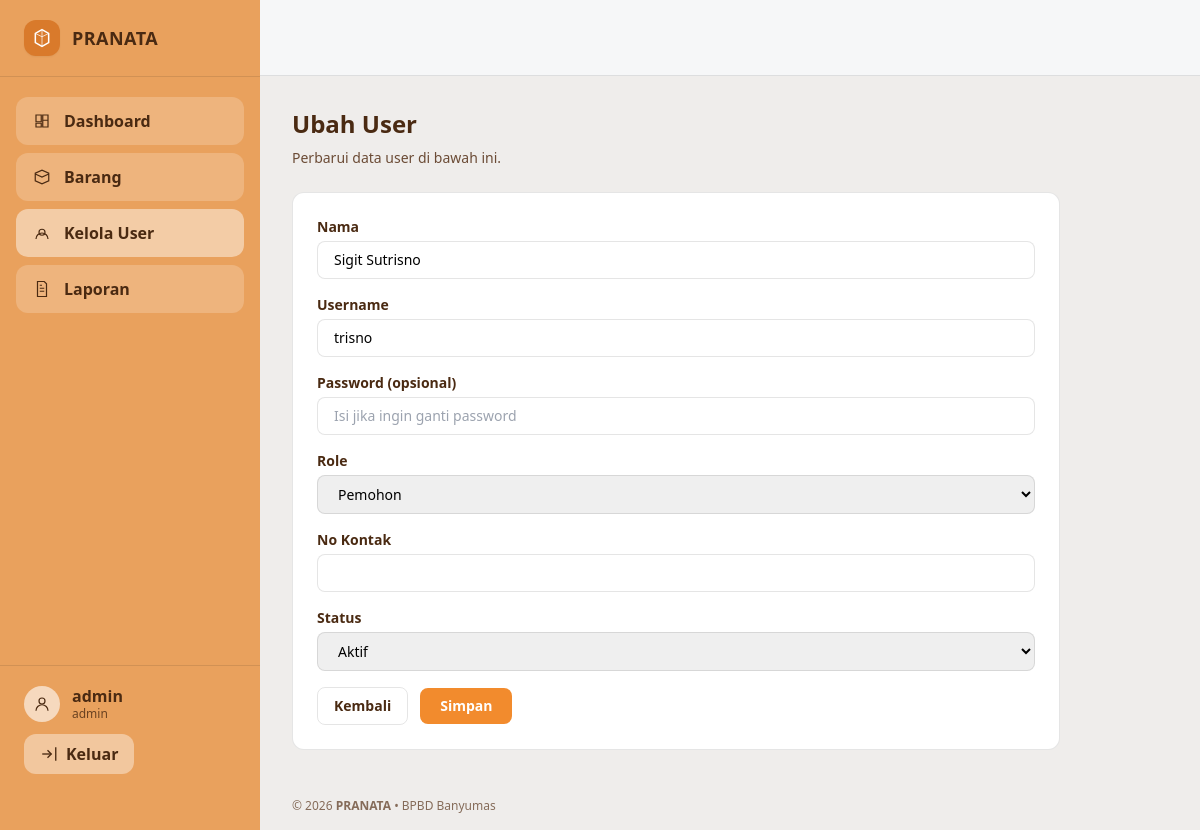
Screenshot of /index.php?page=users_ubah&id=12 (signed in) with the database file from the repository.
### tables this page shows
CREATE TABLE `user` (
  `id_user` int(11) NOT NULL,
  `nama` varchar(100) NOT NULL,
  `username` varchar(50) NOT NULL,
  `password` varchar(255) NOT NULL,
  `role` varchar(30) NOT NULL,
  `no_kontak` varchar(25) DEFAULT NULL,
  `status` enum('pending','active','rejected') NOT NULL DEFAULT 'pending'
);

### app/controllers/UserController.php (called while the page is built, shortened)
<?php
require_once __DIR__ . '/../models/Koneksi.php';
class UserController
{
    private $conn;
    public function __construct()
    {
        $this->conn = Koneksi::connect();
    }
    public function ubah()
    {
        $id = (int)($_GET['id'] ?? 0);
        $user = $this->getUserById($id);
        include __DIR__ . '/../views/users/ubah.php';
    }
    private function getUserById($id)
    {
        $stmt = $this->conn->prepare("
            SELECT id_user, nama, username, role, no_kontak, status
            FROM `user`
            WHERE id_user = ?
            LIMIT 1
        ");
        $stmt->bind_param('i', $id);
        $stmt->execute();
        return $stmt->get_result()->fetch_assoc();
    }
}

### app/models/Koneksi.php (called while the page is built, shortened)
<?php
class Koneksi
{
    public static function connect()
    {
        $host = "localhost";
        $user = "root";
        $pass = "";
        $db   = "pranata_app";
        $conn = new mysqli($host, $user, $pass, $db);
        $conn->set_charset("utf8mb4");
        return $conn;
    }
}

### app/views/users/ubah.php (the view, shortened to what this page needs)
<div class="max-w-3xl">
  <h1 class="text-2xl font-extrabold text-[#4A2A12] mb-2">Ubah User</h1>
  <p class="text-sm text-[#6B4B35] mb-6">Perbarui data user di bawah ini.</p>
  <form method="POST" action="index.php?page=users_ubah&id=<?= (int)$user['id_user'] ?>" class="space-y-4 bg-white rounded-xl border border-black/10 p-6">
    <div>
      <label class="block text-sm font-semibold text-[#4A2A12] mb-1">Nama</label>
      <input type="text" name="nama" required
             value="<?= htmlspecialchars($user['nama'] ?? '') ?>"
             class="w-full rounded-lg border border-black/10 px-4 py-2 text-sm outline-none focus:ring-2 focus:ring-[#E9A15D]">
    </div>
    <div>
      <label class="block text-sm font-semibold text-[#4A2A12] mb-1">Username</label>
      <input type="text" name="username" required
             value="<?= htmlspecialchars($user['username'] ?? '') ?>"
             class="w-full rounded-lg border border-black/10 px-4 py-2 text-sm outline-none focus:ring-2 focus:ring-[#E9A15D]">
    </div>
    <div>
      <label class="block text-sm font-semibold text-[#4A2A12] mb-1">Password (opsional)</label>
      <input type="password" name="password" minlength="6"
             placeholder="Isi jika ingin ganti password"
             class="w-full rounded-lg border border-black/10 px-4 py-2 text-sm outline-none focus:ring-2 focus:ring-[#E9A15D]">
    </div>
    <div>
      <label class="block text-sm font-semibold text-[#4A2A12] mb-1">Role</label>
      <select name="role" required
              class="w-full rounded-lg border border-black/10 px-4 py-2 text-sm outline-none focus:ring-2 focus:ring-[#E9A15D]">
        <?php
          $roles = [
            'pemohon' => 'Pemohon',
            'admin' => 'Admin',
            'kalaksa' => 'Kalaksa',
            'pengurus_barang' => 'Pengurus Barang',
            'petugas_gudang' => 'Petugas Gudang'
          ];
          $currentRole = $user['role'] ?? 'pemohon';
          foreach ($roles as $value => $label):
        ?>
          <option value="<?= $value ?>" <?= $currentRole === $value ? 'selected' : '' ?>><?= $label ?></option>
        <?php endforeach; ?>
      </select>
    </div>
    <div>
      <label class="block text-sm font-semibold text-[#4A2A12] mb-1">No Kontak</label>
      <input type="text" name="no_kontak"
             value="<?= htmlspecialchars($user['no_kontak'] ?? '') ?>"
             class="w-full rounded-lg border border-black/10 px-4 py-2 text-sm outline-none focus:ring-2 focus:ring-[#E9A15D]">
    </div>
    <div>
      <label class="block text-sm font-semibold text-[#4A2A12] mb-1">Status</label>
      <select name="status"
              class="w-full rounded-lg border border-black/10 px-4 py-2 text-sm outline-none focus:ring-2 focus:ring-[#E9A15D]">
        <?php
          $statusMap = ['active' => 'Aktif', 'pending' => 'Pending', 'rejected' => 'Ditolak'];
          $currentStatus = $user['status'] ?? 'pending';
          foreach ($statusMap as $value => $label):
        ?>
          <option value="<?= $value ?>" <?= $currentStatus === $value ? 'selected' : '' ?>><?= $label ?></option>
        <?php endforeach; ?>
      </select>
    </div>
    <div class="flex items-center gap-3">
      <a href="index.php?page=users"
         class="rounded-lg border border-black/10 px-4 py-2 text-sm font-semibold text-[#4A2A12] hover:bg-black/5">
        Kembali
      </a>
      <button type="submit"
              class="rounded-lg bg-[#F28B2D] px-5 py-2 text-sm font-bold text-white hover:brightness-95">
        Simpan
      </button>
    </div>
  </form>
</div>
<?php
include __DIR__ . '/../layout/main.php';
?>

### rows the page displays
user: nama "Sigit Sutrisno", username "trisno", role "Pemohon", status "Aktif"

### other values shown
$username "admin"
$role ?: 'Admin' "admin"
